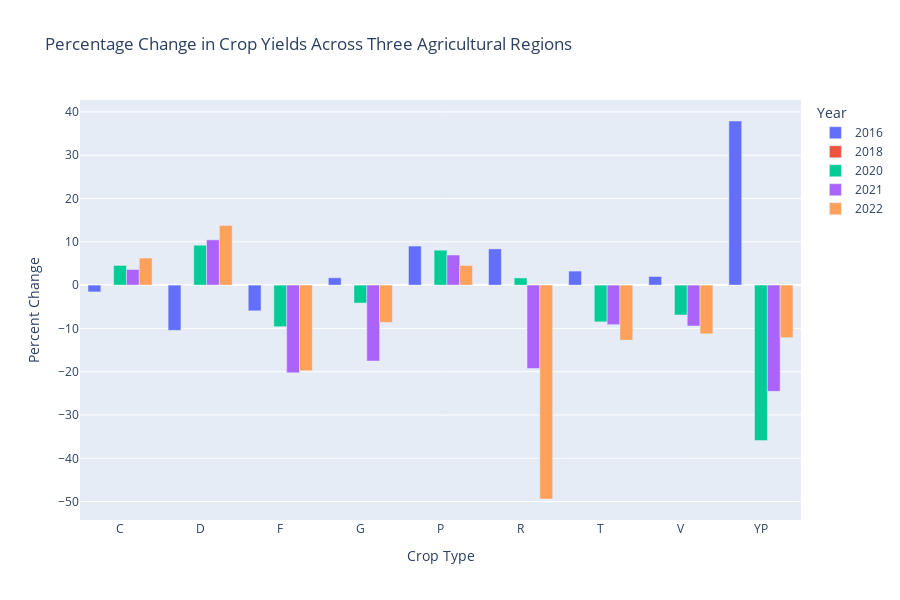

The notebook cell saved with this chart:
### Code cell
fig = px.bar(df, x=df.index, y=df.columns, title="Percentage Change in Crop Yields Across Three Agricultural Regions", labels={'index': 'Crop Type', 'value': 'Percent Change'}, height=600,barmode='group')
fig.show()

### Figure 1 — Plotly figure (JSON) as saved in the notebook; plotly's stock layout.template omitted (floating-point values rounded to 4 significant figures)
{"data": [{"alignmentgroup": "True", "hovertemplate": "Year=2016<br>Crop Type=%{x}<br>Percent Change=%{y}<extra></extra>", "legendgroup": "2016", "marker": {"color": "#636efa", "pattern": {"shape": ""}}, "name": "2016", "offsetgroup": "2016", "orientation": "v", "showlegend": true, "textposition": "auto", "type": "bar", "x": ["C", "D", "F", "G", "P", "R", "T", "V", "YP"], "xaxis": "x", "y": [-1.574, -10.45, -5.945, 1.694, 9.019, 8.364, 3.235, 1.993, 37.9], "yaxis": "y"}, {"alignmentgroup": "True", "hovertemplate": "Year=2018<br>Crop Type=%{x}<br>Percent Change=%{y}<extra></extra>", "legendgroup": "2018", "marker": {"color": "#EF553B", "pattern": {"shape": ""}}, "name": "2018", "offsetgroup": "2018", "orientation": "v", "showlegend": true, "textposition": "auto", "type": "bar", "x": ["C", "D", "F", "G", "P", "R", "T", "V", "YP"], "xaxis": "x", "y": [0, 0, 0, 0, 0, 0, 0, 0, 0], "yaxis": "y"}, {"alignmentgroup": "True", "hovertemplate": "Year=2020<br>Crop Type=%{x}<br>Percent Change=%{y}<extra></extra>", "legendgroup": "2020", "marker": {"color": "#00cc96", "pattern": {"shape": ""}}, "name": "2020", "offsetgroup": "2020", "orientation": "v", "showlegend": true, "textposition": "auto", "type": "bar", "x": ["C", "D", "F", "G", "P", "R", "T", "V", "YP"], "xaxis": "x", "y": [4.534, 9.206, -9.606, -4.145, 8.064, 1.656, -8.489, -6.902, -35.91], "yaxis": "y"}, {"alignmentgroup": "True", "hovertemplate": "Year=2021<br>Crop Type=%{x}<br>Percent Change=%{y}<extra></extra>", "legendgroup": "2021", "marker": {"color": "#ab63fa", "pattern": {"shape": ""}}, "name": "2021", "offsetgroup": "2021", "orientation": "v", "showlegend": true, "textposition": "auto", "type": "bar", "x": ["C", "D", "F", "G", "P", "R", "T", "V", "YP"], "xaxis": "x", "y": [3.608, 10.45, -20.25, -17.54, 6.955, -19.25, -9.142, -9.456, -24.54], "yaxis": "y"}, {"alignmentgroup": "True", "hovertemplate": "Year=2022<br>Crop Type=%{x}<br>Percent Change=%{y}<extra></extra>", "legendgroup": "2022", "marker": {"color": "#FFA15A", "pattern": {"shape": ""}}, "name": "2022", "offsetgroup": "2022", "orientation": "v", "showlegend": true, "textposition": "auto", "type": "bar", "x": ["C", "D", "F", "G", "P", "R", "T", "V", "YP"], "xaxis": "x", "y": [6.256, 13.77, -19.79, -8.613, 4.526, -49.4, -12.71, -11.25, -12.14], "yaxis": "y"}], "layout": {"barmode": "group", "height": 600, "legend": {"title": {"text": "Year"}, "tracegroupgap": 0}, "title": {"text": "Percentage Change in Crop Yields Across Three Agricultural Regions"}, "xaxis": {"anchor": "y", "domain": [0, 1], "title": {"text": "Crop Type"}}, "yaxis": {"anchor": "x", "domain": [0, 1], "title": {"text": "Percent Change"}}}}
